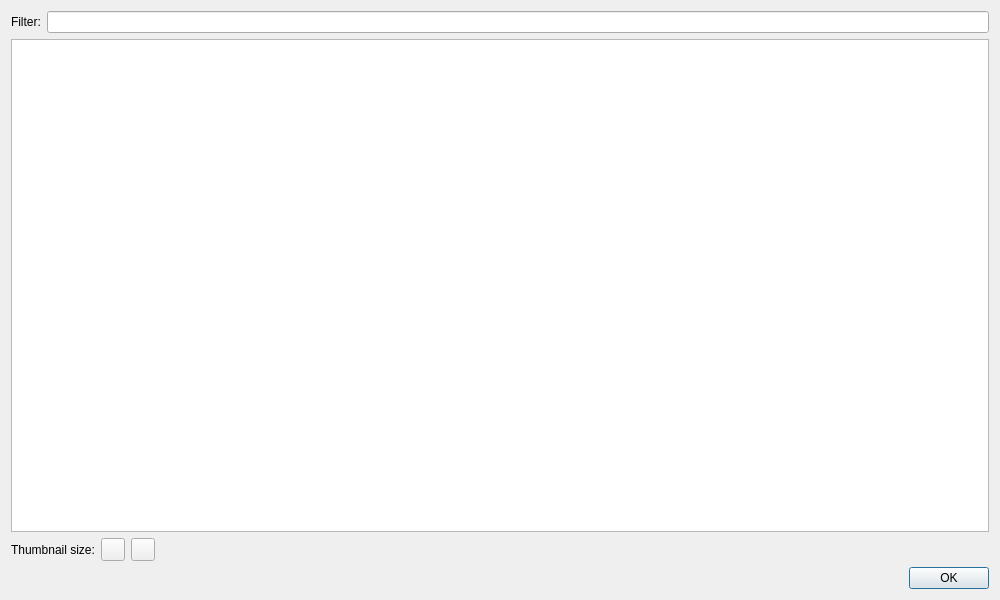
<?xml version="1.0" encoding="UTF-8"?>
<ui version="4.0">
 <class>ViewImages</class>
 <widget class="QDialog" name="ViewImages">
  <property name="geometry">
   <rect>
    <x>0</x>
    <y>0</y>
    <width>1000</width>
    <height>600</height>
   </rect>
  </property>
  <property name="windowTitle">
   <string>View Images</string>
  </property>
  <layout class="QVBoxLayout" name="verticalLayout">
   <item>
    <layout class="QHBoxLayout" name="horizontalLayout" stretch="0,0">
     <item>
      <widget class="QLabel" name="label">
       <property name="toolTip">
        <string>List only the file names which contain the text you enter.</string>
       </property>
       <property name="text">
        <string>Filter:</string>
       </property>
      </widget>
     </item>
     <item>
      <widget class="QLineEdit" name="leFilter"/>
     </item>
    </layout>
   </item>
   <item>
    <widget class="QTreeView" name="imageTree">
     <property name="sizePolicy">
      <sizepolicy hsizetype="Preferred" vsizetype="Expanding">
       <horstretch>0</horstretch>
       <verstretch>0</verstretch>
      </sizepolicy>
     </property>
     <property name="showDropIndicator" stdset="0">
      <bool>false</bool>
     </property>
     <property name="alternatingRowColors">
      <bool>true</bool>
     </property>
     <property name="uniformRowHeights">
      <bool>false</bool>
     </property>
     <property name="sortingEnabled">
      <bool>true</bool>
     </property>
    </widget>
   </item>
   <item>
    <layout class="QHBoxLayout" name="horizontalLayout_2">
     <item>
      <widget class="QLabel" name="label_2">
       <property name="text">
        <string>Thumbnail size:</string>
       </property>
      </widget>
     </item>
     <item>
      <widget class="QToolButton" name="ThumbnailDecrease">
       <property name="icon">
        <iconset>
         <normaloff>:/main/list-remove_22px.png</normaloff>:/main/list-remove_22px.png</iconset>
       </property>
      </widget>
     </item>
     <item>
      <widget class="QToolButton" name="ThumbnailIncrease">
       <property name="icon">
        <iconset>
         <normaloff>:/main/list-add_22px.png</normaloff>:/main/list-add_22px.png</iconset>
       </property>
      </widget>
     </item>
     <item>
      <spacer name="horizontalSpacer">
       <property name="orientation">
        <enum>Qt::Horizontal</enum>
       </property>
       <property name="sizeHint" stdset="0">
        <size>
         <width>40</width>
         <height>20</height>
        </size>
       </property>
      </spacer>
     </item>
    </layout>
   </item>

   <item>
    <widget class="QDialogButtonBox" name="buttonBox">
     <property name="orientation">
      <enum>Qt::Horizontal</enum>
     </property>
     <property name="standardButtons">
      <set>QDialogButtonBox::Ok</set>
     </property>
    </widget>
   </item>
  </layout>
 </widget>
 <resources/>
 <connections>
  <connection>
   <sender>buttonBox</sender>
   <signal>accepted()</signal>
   <receiver>ViewImages</receiver>
   <slot>accept()</slot>
   <hints>
    <hint type="sourcelabel">
     <x>248</x>
     <y>254</y>
    </hint>
    <hint type="destinationlabel">
     <x>157</x>
     <y>274</y>
    </hint>
   </hints>
  </connection>
  <connection>
   <sender>buttonBox</sender>
   <signal>rejected()</signal>
   <receiver>ViewImages</receiver>
   <slot>reject()</slot>
   <hints>
    <hint type="sourcelabel">
     <x>316</x>
     <y>260</y>
    </hint>
    <hint type="destinationlabel">
     <x>286</x>
     <y>274</y>
    </hint>
   </hints>
  </connection>
 </connections>
</ui>
